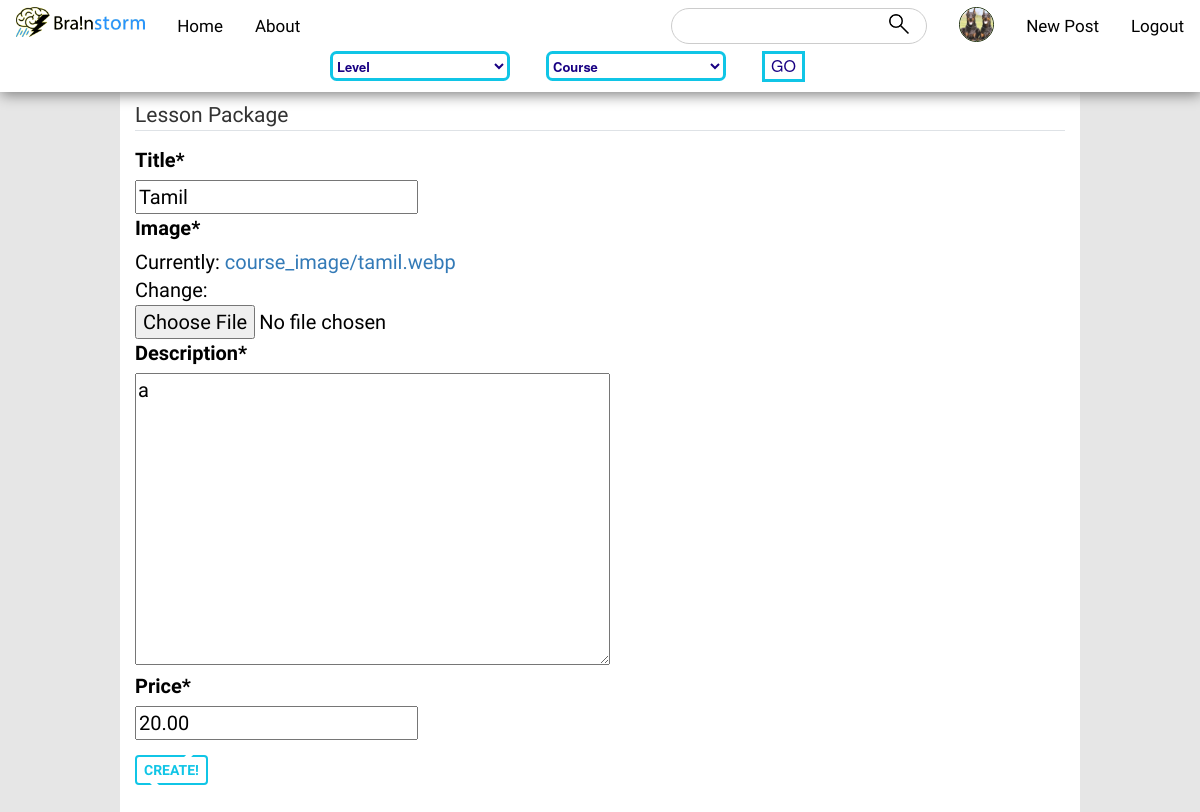
/post/22/update/ (signed in), run on the app's committed database.
### users/models.py (models this page shows, shortened)
class Profile(models.Model):
    user = models.OneToOneField(User, on_delete=models.CASCADE)
    image = models.ImageField(default = 'default.jpg', upload_to='profile_pics')
    gender = models.CharField(
        max_length = 12,
        choices = [
            ('Male', 'Male'),
            ('Female', 'Female'),
            ('Others', 'Others'),
            ('Justin Lu', 'Justin Lu')
        ],
        default = 'Justin Lu'
    )
    bio = models.CharField(max_length = 1000, blank = True, default = '-')

### store/models.py (models this page shows, shortened)
class Post(models.Model):
	title = models.CharField(max_length=100)
	image = models.ImageField(default = 'default0.jpg', upload_to='course_image/')
	description = models.TextField()
	price = models.DecimalField(decimal_places=2, max_digits=6)
	date_posted = models.DateTimeField(default=timezone.now)
	author = models.ForeignKey(User, on_delete=models.CASCADE)
	rating = models.IntegerField(default = 0)

### store/views.py (the view, shortened to what this page needs)
# urls.py: path('post/<int:pk>/update/', PostUpdateView.as_view(), name='post-update'),
class PostUpdateView(LoginRequiredMixin, UserPassesTestMixin, UpdateView):
	model = Post
	fields = ['title', 'image', 'description', 'price']
	def test_func(self):
		post = self.get_object()
		if self.request.user == post.author:
			return True
		return False

### store/templates/store/post_form.html (shortened to what this page needs)
{% extends "store/base.html" %}
{% load crispy_forms_tags %}
{% block content %}
    <div class="content-section" id="main">
        <form method="POST" enctype="multipart/form-data">
            <fieldset class="form-group">
                <legend class="border-bottom mb-4">Lesson Package</legend>
                {{ form|crispy }}
            </fieldset>
            <div class="form-group">
                <button class="btn btn-outline-info" type="submit">Create!</button>
            </div>
        </form>
    </div>
{% endblock content %}

### store/templates/store/base.html (shortened to what this page needs)
{% load static %}
<!DOCTYPE html>
<html>
<link rel="stylesheet" href="https://maxcdn.bootstrapcdn.com/bootstrap/4.0.0/css/bootstrap.min.css">
<link rel="stylesheet" href="https://maxcdn.bootstrapcdn.com/bootstrap/3.4.0/css/bootstrap.min.css">
<link href="{% static 'store/main.css' %}"  rel="stylesheet" type="text/css">
<link rel="stylesheet" href="https://cdnjs.cloudflare.com/ajax/libs/font-awesome/4.7.0/css/font-awesome.min.css">
<head>
</head>
<body>
  <div id="nav_bar" >
  <div class="topnav">
  <a style="padding-top: 7px;" class="left">
    <img src="/static/store/brainstorm_logo.gif" height="30px">
  </a>
  <a href="{% url 'store-home' %}" class="left select">Home</a>
  <a href="{% url 'store-about' %}" class="left select">About</a>
  {% if user.is_authenticated %}
      <a href="{% url 'logout' %}" class="right select">Logout</a>
      <a href="{% url 'post-create' %}" class="right select">New Post</a>
      <a href="{% url 'profile' %}"  style="padding-top: 7px;" class="right">
        <img id="profile_icon" src="{{ user.profile.image.url }}" height="30px">
      </a>
    {% else %}
      <a href="{% url 'register' %}" class="right select">Register</a>
      <a href="{% url 'login' %}" class="right select">Login</a>
    {% endif %}
  <div id="search">
    <form method='GET' action=''>
      <input type="text" name='q' placeholder="">
      <button id='search_holder'>
        <img src="/static/store/search_icon.gif" id="search_icon">
      </button>
    </form>
  </div>
</div>
  <div class="nav2">
    <select class="select-css">
    <option>Level</option>
</select>
    <select class="select-css">
    <option>Course</option>
    </select>
      <button class="go">GO</button>
    </div>
  </div>
 <div>
  {% block content %}{% endblock %}
</div>
</body>
</html>

### store/static/store/main.css (style rules this page uses)
body { color: black; padding: 0; margin: 0; background-color: rgb(230, 230, 230); height: 100%; margin: 0; background-attachment: fixed; }
#nav_bar { padding-bottom: 10px; box-shadow: 1px 3px 13px grey; position: fixed; width: 100%; background-color: white; z-index: 999999; }
#search_icon { width: 20px; float: right; margin-right: 8px; margin-top: 1px; }
#search_holder { float: right; background: none; border: none; outline: none; }
#search { border: 1px solid #ccc; border-radius: 25px; float: right; padding: 3px; margin-top: 8px; margin-right: 16px; }
.topnav { overflow: hidden; font-family: 'Carrois Gothic', sans-serif; }
.topnav a { float: left; display: block; color: black; text-align: center; padding: 14px 16px; text-decoration: none; font-size: 17px; }
.topnav .left { float: left; }
.topnav .right { float: right; }
.topnav input[type=text] { font-size: 10pt; outline: none; margin: 0.25em 0.5em 0.25em 0.5em; border: none; }
.nav2 { background-color: rgb(174, 216, 255); display: block; margin-top: -5px; padding-top: 0; width: 100%; border: none; font-size: 16px; cursor: pointer; text-align: center; margin-left: 27.5%; }
.go { float: left; color: rgb(24, 0, 131); size: 12pt; border: solid rgb(16, 197, 230); background-color: white; }
.select-css { float: left; display: block; font-size: 13px; font-weight: 600; color: rgb(24, 0, 131); margin-right: 3%; width: 15%; height: 30px; box-sizing: border-box; border: solid rgb(16, 197, 230); border-radius: .5em; background-color: rgba(255, 255, 255, 0.815); }
.select-css option { font-weight:normal; }
#main { z-index: -1; color: black; background-color: rgb(255, 255, 255); font-family: 'Athiti', sans-serif; margin-top: 0%; font-size: 15pt; margin-left: 10%; margin-right: 10%; padding: 15px; padding-top: 100px; }
#profile_icon { object-fit: cover; border-radius: 50%; border: 1px solid #231; width: 35px; height: 35px; bottom: 10px; }
.brk-btn, #main button { position: relative; background: none; color: rgb(16, 197, 230); text-transform: uppercase; font-weight: 600; text-decoration: none; border: 0.2em solid rgb(16, 197, 230); padding: 0.2em 0.5em; margin-top: 5px; display: flex; flex-direction: column; justify-content: center; align-items: center; }
.brk-btn::before, #main button::before { content: ""; display: block; position: absolute; width: 10%; background-color: white; height: 0.3em; right: 20%; top: -0.21em; transform: skewX(-45deg); -webkit-transition: all 0.45s cubic-bezier(0.86, 0, 0.07, 1); transition: all 0.45s cubic-bezier(0.86, 0, 0.07, 1); }
.brk-btn::after, #main button::after { content: ""; display: block; position: absolute; width: 10%; background-color: white; height: 0.3em; left: 20%; bottom: -0.25em; transform: skewX(45deg); -webkit-transition: all 0.45 cubic-bezier(0.86, 0, 0.07, 1); transition: all 0.45s cubic-bezier(0.86, 0, 0.07, 1); }

### data on the page
Post: title "Tamil", description "a", price "20.00"
